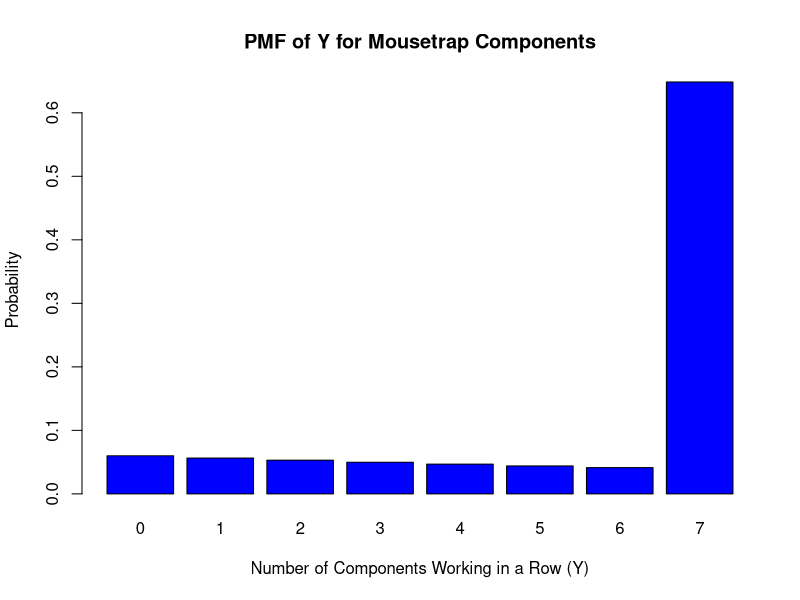

R code for this plot:
## ---- chunk 1
knitr::opts_chunk$set(echo=T,eval=T,message=F,warning=F,fig.align='center')
library(tidyverse)
## ---- chunk 2
a = 0.5
b = 0.5
var_x = 0.01^2
var_y = 0.04^2
cov_xy = 0.01 * 0.04 * -0.65
sd = sqrt((a^2)*var_x + 2*a*b*cov_xy + (b^2)*var_y )

sd * 1000
## ---- chunk 3
portfolio_sd = function(x) {
  sigma_A <- 0.01
  sigma_B <- 0.04
  rho_AB <- -0.65
  cov_AB <- sigma_A * sigma_B * rho_AB
  
  var_A <- sigma_A^2
  var_B <- sigma_B^2
  
  std <- sqrt((x/1000)^2 * var_A + ((1000-x)/1000)^2 * var_B + 2 * (x/1000) * ((1000-x)/1000) * cov_AB)
  return(std)
}

result = optim(500, portfolio_sd)

result$par
## ---- chunk 4
a = result$par/1000
b = 1 - a

E_p = 1 *0.05 + b * 0.10
E_p * 1000
## ---- chunk 5
a = result$par/1000
b = 1 - a
var_x = 0.01^2
var_y = 0.04^2
cov_xy = 0.01 * 0.04 * -0.65
sd = sqrt((a^2)*var_x + 2*a*b*cov_xy + (b^2)*var_y )

sd * 1000
## ---- chunk 6

success_prob = .94^7
success_prob

## ---- chunk 7

estimated_successes = success_prob * 15
estimated_successes

## ---- chunk 8
pmf_Y <- c((0.94)^(0) * 0.06, (0.94)^(1) * 0.06, (0.94)^(2) * 0.06, (0.94)^(3) * 0.06, (0.94)^(4) * 0.06, (0.94)^(5) * 0.06, (0.94)^(6) * 0.06, (0.94)^(7))

names_Y <- as.character(0:7)

barplot(pmf_Y, names.arg = names_Y, col = "blue", xlab = "Number of Components Working in a Row (Y)", ylab = "Probability", main = "PMF of Y for Mousetrap Components")

## ---- chunk 9
sum(pmf_Y)
## ---- chunk 10
values_Y = 0:7
expected = pmf_Y * values_Y

expected_value = sum(expected)
expected_Y_squared <- sum(values_Y^2 * pmf_Y)
variance_Y <- expected_Y_squared - expected_value^2

expected_value
variance_Y


## ---- chunk 11

prob = (0.94^6 * 0.06)/(0.94^3 * 0.06 + 0.94^4 * 0.06 + 0.94^5 * 0.06 + 0.94^6 * 0.06 + 0.94^7)
prob

## ---- chunk 12
correct_forecasts_days = 0.93 * 115 + 0.87 * 250
correct_forecasts_days
## ---- chunk 13
p_A = 0.93 * 115/365 + 0.13 * 250/365
p_B = 115/365
p_AB = 0.93
p_BA = p_AB * p_B / p_A

p_BA
## ---- chunk 14

p_29given28 = (0.98 * 115/365 + 0.92 * 250/365)
p_28 = (0.93 * 115/365 + 0.87 * 250/365)
p_29 = p_29given28 * p_28 + (0.93 * 115/365 + 0.87 * 250/365) * (0.07 * 115/365 + 0.13 * 250/365)

p_28given29 = p_29given28 * p_28 / p_29
p_28given29
